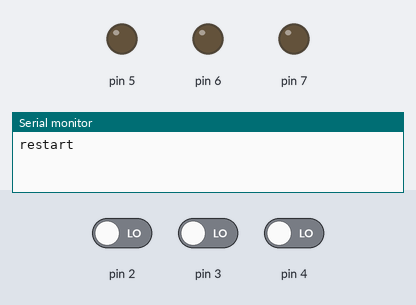
Bench run of a sketch on a simulated Arduino Uno, built with avr-gcc and run on an emulated ATmega328P. Shown: output pins drawn as LEDs (lit = HIGH), the last lines printed to the serial monitor. Inputs (shaded band) come from the test bench; at power-on: pin 2 LOW, pin 3 LOW, pin 4 LOW.

Above: at 2.2 s.
2.3 s: pin 2 driven HIGH
At 3.4 s:
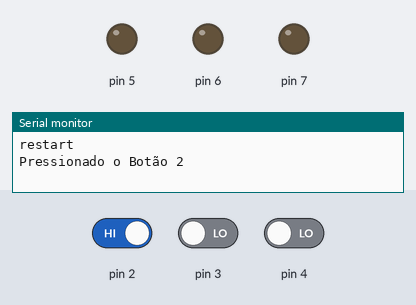
3.9 s: pin 3 driven HIGH
At 4.6 s:
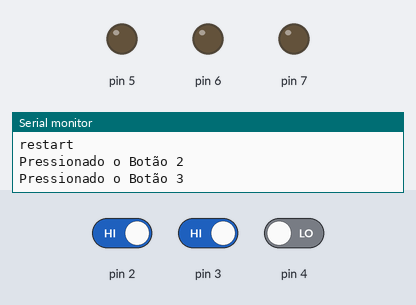
5.5 s: pin 4 driven HIGH
At 5.9 s:
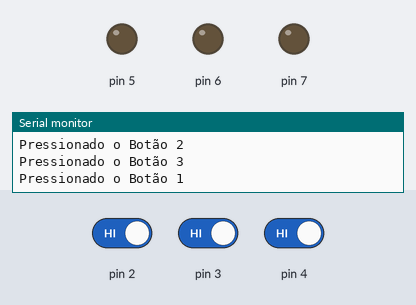
Timing chart, 0 to 8.5 s (numbered marks = the images above; inputs shaded):
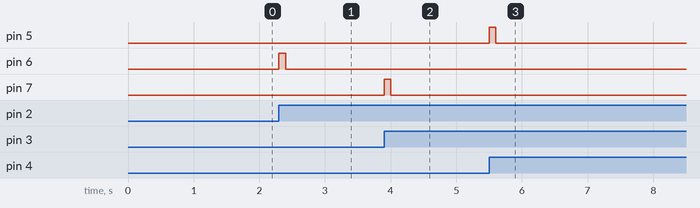

The sketch:

3_parte_projetoAutomatizacaoLeds.ino
```cpp
// Arduino IDE - LED's Sensores como atuadores
//Projeto Sensor de Aproximação para acender LED.
//03 Parte Restart e impressão no display.
// Protótipo Desenvolvido por: Jackson Douglas de Souza
//Me ADD LinkedIn - https://www.linkedin.com/in/jacksondouglasdesouza
//Me ADD GitHub - https://github.com/jacksondouglasdesouza


int lastBtn1 = 0;
int lastBtn2 = 0;
int lastBtn3 = 0;

int btn1 = 0;
int btn2 = 0;
int btn3 = 0;


void setup()
{
pinMode(4, INPUT);
pinMode(2, INPUT);
pinMode(3, INPUT);

pinMode(5, OUTPUT);
pinMode(6, OUTPUT);
pinMode(7, OUTPUT);

Serial.begin(115200);
delay(1000); // processo de 1000 milisegundos

Serial.println("restart");

}


void loop()
{
  btn1 = digitalRead(4);
  btn2 = digitalRead(2);
  btn3 = digitalRead(3);

  if (!lastBtn1 && btn1){
    digitalWrite(5, HIGH);
    delay(100); // ativo por 100 milisegundos
    digitalWrite(5, LOW);

    Serial.println("Pressionado o Botão 1");

  }

  if (!lastBtn2 && btn2){
    digitalWrite(6, HIGH);
    delay(100); // ativo por 100 milisegundos
    digitalWrite(6, LOW);

    Serial.println("Pressionado o Botão 2");

  }

  if (!lastBtn3 && btn3){
    digitalWrite(7, HIGH);
    delay(100); // ativo por 100 milisegundos
    digitalWrite(7, LOW);

    Serial.println("Pressionado o Botão 3");

  }

  lastBtn1 = btn1;
  lastBtn2 = btn2;
  lastBtn3 = btn3;

}


/*

int lastBtn1 = 0;
int lastBtn2 = 0;
int lastBtn3 = 0;

int btn1 = 0;
int btn2 = 0;
int btn3 = 0;


void setup()
{
pinMode(1, INPUT);
pinMode(2, INPUT);
pinMode(3, INPUT);

pinMode(5, OUTPUT);
pinMode(6, OUTPUT);
pinMode(7, OUTPUT);

}


void loop()
{
  btn1 = digitalRead(1);
  btn2 = digitalRead(2);
  btn3 = digitalRead(3);

  if (!lastBtn1 && btn1){
    digitalWrite(5, HIGH);
    delay(100); // ativo por 100 milisegundos
    digitalWrite(5, LOW);

  }

  if (!lastBtn2 && btn2){
    digitalWrite(6, HIGH);
    delay(100); // ativo por 100 milisegundos
    digitalWrite(6, LOW);

  }

  if (!lastBtn3 && btn3){
    digitalWrite(7, HIGH);
    delay(100); // ativo por 100 milisegundos
    digitalWrite(7, LOW);

  }

  lastBtn1 = btn1;
  lastBtn2 = btn2;
  lastBtn3 = btn3;


  digitalWrite(5, HIGH);
  delay(1000); // Acende por 1000 millisegundos
  digitalWrite(5, LOW);
  delay(1000); // Acende por 1000 millisegundos

  digitalWrite(6, HIGH);
  delay(1000); // Acende por 1000 millisegundos
  digitalWrite(6, LOW);
  delay(1000); // Acende por 1000 millisegundos

  digitalWrite(7, HIGH);
  delay(1000); // Acende por 1000 millisegundos
  digitalWrite(7, LOW);
  delay(1000); // Acende por 1000 millisegundos
  */
  
```

Measured:
- after the input at 2.3 s, pin 6: LOW → HIGH at once, → LOW 0.10 s later
- after the input at 3.9 s, pin 7: LOW → HIGH at once, → LOW 0.10 s later
- after the input at 5.5 s, pin 5: LOW → HIGH at once, → LOW 0.10 s later
